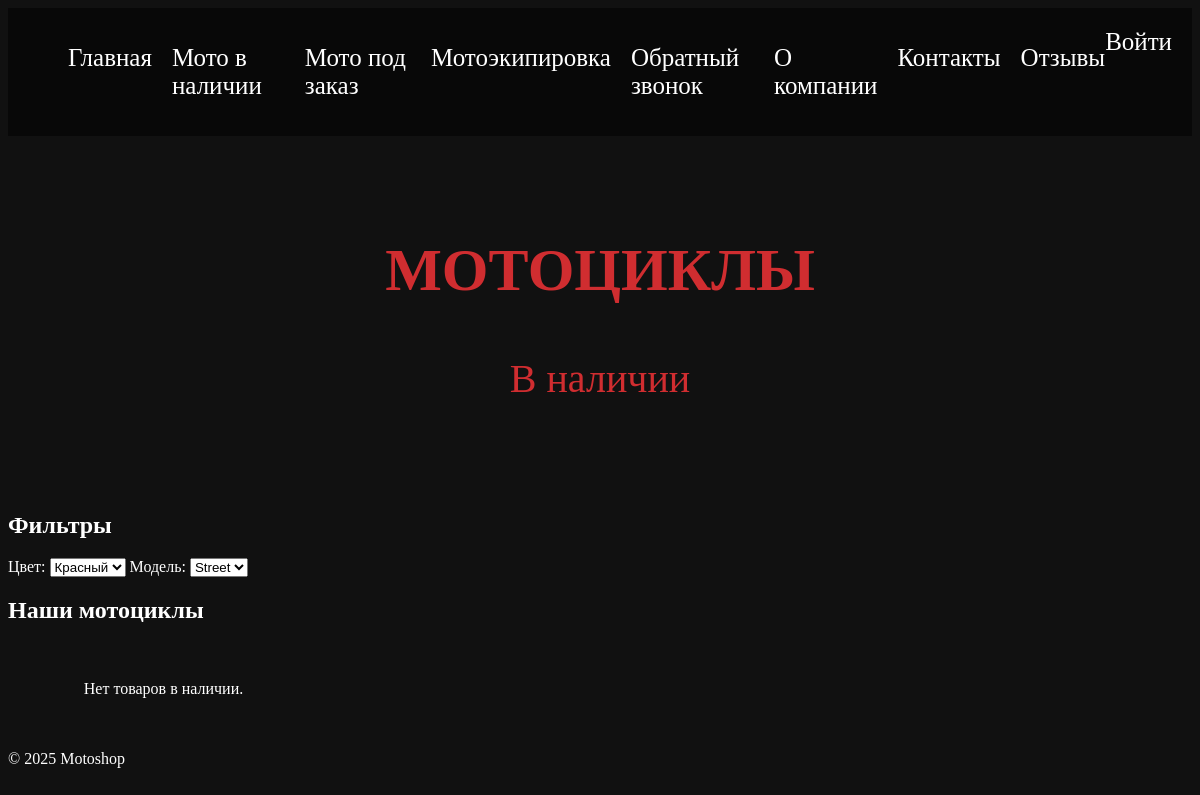
/products/in_stock/, run on an earlier commit of the app's database.
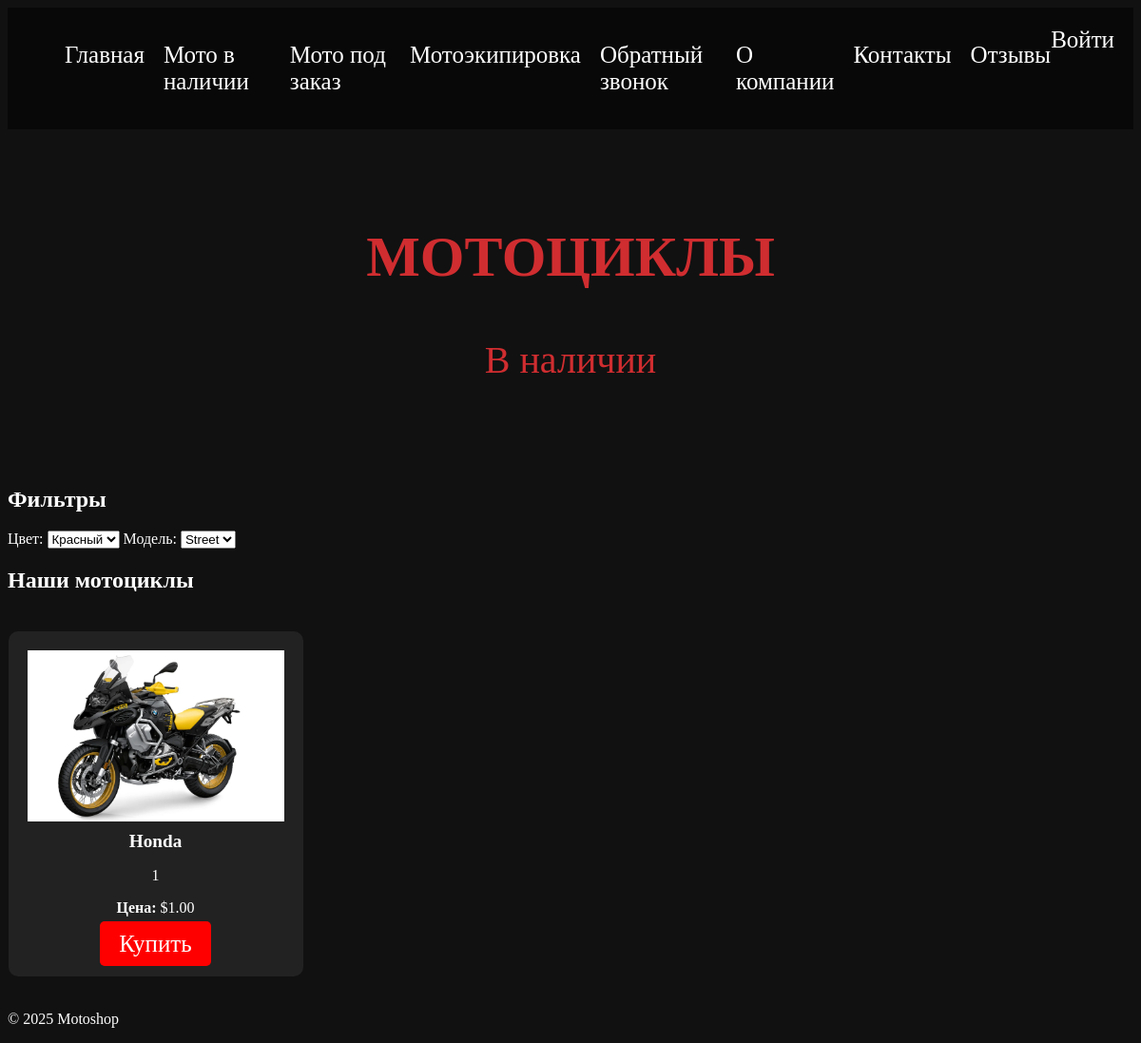
And on a later commit of the database.
### products/models.py (models this page shows, shortened)
class MotoInStock(models.Model):
    name = models.CharField(max_length=200)
    description = models.TextField()
    price = models.DecimalField(max_digits=10, decimal_places=2)  # Цена в $
    image = models.ImageField(upload_to='motos/in_stock/', null=True, blank=True)  # Загрузка изображений

### products/views.py (the view)
# urls.py: path('in_stock/', views.moto_in_stock_view, name='in_stock'),
def moto_in_stock_view(request):
    moto_in_stock = MotoInStock.objects.all()
    return render(request, 'main/in_stock.html', {'moto_in_stock': moto_in_stock})

### main/templates/main/in_stock.html (shortened to what this page needs)
{% load static %}
<link rel="stylesheet" href="{% static 'css/styles.css' %}">
<!DOCTYPE html>
<html lang="ru">
<head>
</head>
<body>
    <header>
        <nav>
            <ul>
                <li><a href="{% url 'index' %}">Главная</a></li>
                <li><a href="{% url 'in_stock' %}">Мото в наличии</a></li>
                <li><a href="{% url 'to_order' %}">Мото под заказ</a></li>
                <li><a href="{% url 'equip' %}">Мотоэкипировка</a></li>
                <li><a href="#">Обратный звонок</a></li>
                <li><a href="{% url 'about' %}">О компании</a></li>
                <li><a href="{% url 'contacts' %}">Контакты</a></li>
                <li><a href="{% url 'comments' %}">Отзывы</a></li>
            </ul>
            <a href="#" class="buy-btn">Войти</a>
        </nav>
    </header>
    <main>
        <section class="hero">
            <div class="hero-content">
                <h1>МОТОЦИКЛЫ</h1>
                <p>В наличии</p>
            </div>
        </section>
        <section class="filters">
            <h2>Фильтры</h2>
            <div class="filter-options">
                <label>Цвет:
                    <select>
                        <option>Красный</option>
                    </select>
                </label>
                <label>Модель:
                    <select>
                        <option>Street</option>
                    </select>
                </label>
            </div>
        </section>
        <section class="products">
            <h2>Наши мотоциклы</h2>
            <div class="product-grid">
                {% for product in moto_in_stock %}
                    <div class="product-item">
                        <img src="{{ product.image.url }}" width="270" alt="{{ product.name }}">
                        <h3>{{ product.name }}</h3>
                        <p>{{ product.description }}</p>
                        <p><strong>Цена:</strong> ${{ product.price }}</p>
                        <a href="#" class="buy-btn">Купить</a>
                    </div>
                {% empty %}
                    <p>Нет товаров в наличии.</p>
                {% endfor %}
            </div>
        </section>
    </main>
    <footer>
        <p>&copy; 2025 Motoshop</p>
    </footer>
</body>
</html>

What changed in the data, as far as the page shows it:
added MotoInStock: image (picture), name "Honda", description "1", price "1.00"
Also different on the page:
text no longer shown: "Нет товаров в наличии."
